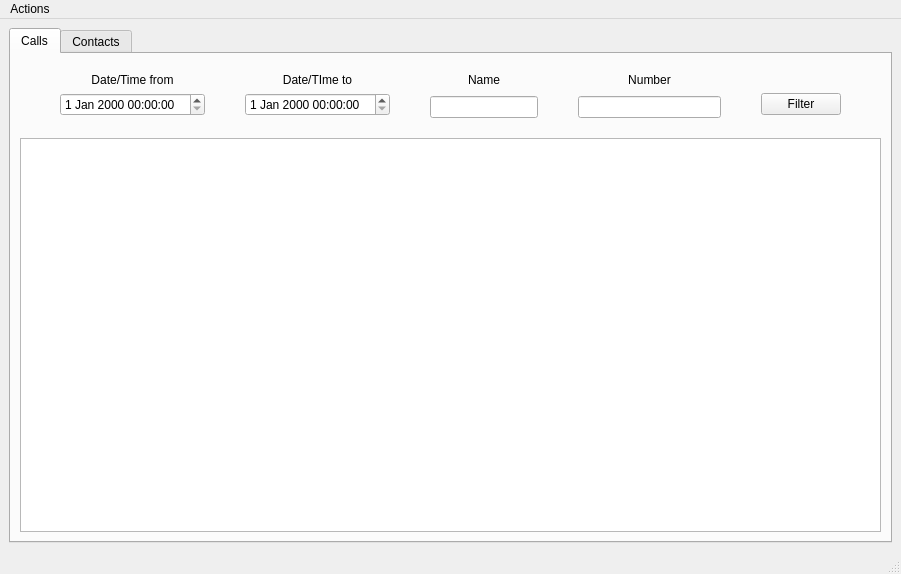
<?xml version="1.0" encoding="UTF-8"?>
<ui version="4.0">
 <class>MainWindow</class>
 <widget class="QMainWindow" name="MainWindow">
  <property name="geometry">
   <rect>
    <x>0</x>
    <y>0</y>
    <width>901</width>
    <height>574</height>
   </rect>
  </property>
  <property name="windowTitle">
   <string>Call Investigator</string>
  </property>
  <widget class="QWidget" name="centralwidget">
   <layout class="QVBoxLayout" name="verticalLayout_5">
    <item>
     <widget class="QTabWidget" name="tabWidget">
      <property name="currentIndex">
       <number>0</number>
      </property>
      <widget class="QWidget" name="callsTab">
       <property name="sizePolicy">
        <sizepolicy hsizetype="Expanding" vsizetype="Expanding">
         <horstretch>0</horstretch>
         <verstretch>0</verstretch>
        </sizepolicy>
       </property>
       <attribute name="title">
        <string>Calls</string>
       </attribute>
       <layout class="QVBoxLayout" name="verticalLayout_3">
        <item>
         <layout class="QVBoxLayout" name="callsVerticalLayout_2">
          <property name="sizeConstraint">
           <enum>QLayout::SetDefaultConstraint</enum>
          </property>
          <item>
           <layout class="QGridLayout" name="gridLayout_2">
            <property name="sizeConstraint">
             <enum>QLayout::SetDefaultConstraint</enum>
            </property>
            <property name="leftMargin">
             <number>40</number>
            </property>
            <property name="topMargin">
             <number>10</number>
            </property>
            <property name="rightMargin">
             <number>40</number>
            </property>
            <property name="bottomMargin">
             <number>10</number>
            </property>
            <property name="horizontalSpacing">
             <number>40</number>
            </property>
            <item row="1" column="5">
             <widget class="QPushButton" name="pushButtonFilterCalls">
              <property name="text">
               <string>Filter</string>
              </property>
             </widget>
            </item>
            <item row="0" column="0">
             <widget class="QLabel" name="labelDatefrom">
              <property name="text">
               <string>Date/Time from</string>
              </property>
              <property name="alignment">
               <set>Qt::AlignCenter</set>
              </property>
             </widget>
            </item>
            <item row="1" column="1">
             <widget class="QDateTimeEdit" name="toDateTimeEdit"/>
            </item>
            <item row="1" column="0">
             <widget class="QDateTimeEdit" name="fromDateTimeEdit"/>
            </item>
            <item row="0" column="1">
             <widget class="QLabel" name="labelDate_to">
              <property name="text">
               <string>Date/TIme to</string>
              </property>
              <property name="alignment">
               <set>Qt::AlignCenter</set>
              </property>
             </widget>
            </item>
            <item row="0" column="4">
             <widget class="QLabel" name="labelNUmber">
              <property name="text">
               <string>Number</string>
              </property>
              <property name="alignment">
               <set>Qt::AlignCenter</set>
              </property>
             </widget>
            </item>
            <item row="0" column="2" colspan="2">
             <widget class="QLabel" name="labelName">
              <property name="text">
               <string>Name</string>
              </property>
              <property name="alignment">
               <set>Qt::AlignCenter</set>
              </property>
             </widget>
            </item>
            <item row="1" column="2" rowspan="2" colspan="2">
             <widget class="QLineEdit" name="lineEditNameCall"/>
            </item>
            <item row="1" column="4" rowspan="2">
             <widget class="QLineEdit" name="lineEditNumberCall"/>
            </item>
           </layout>
          </item>
          <item>
           <layout class="QHBoxLayout" name="horizontalLayout_2">
            <item>
             <widget class="QTableWidget" name="callTableWidget"/>
            </item>
           </layout>
          </item>
         </layout>
        </item>
       </layout>
      </widget>
      <widget class="QWidget" name="contactsTab">
       <attribute name="title">
        <string>Contacts</string>
       </attribute>
       <layout class="QVBoxLayout" name="verticalLayout_4">
        <item>
         <layout class="QGridLayout" name="gridLayout">
          <property name="leftMargin">
           <number>40</number>
          </property>
          <property name="rightMargin">
           <number>40</number>
          </property>
          <property name="bottomMargin">
           <number>15</number>
          </property>
          <property name="horizontalSpacing">
           <number>70</number>
          </property>
          <property name="verticalSpacing">
           <number>6</number>
          </property>
          <item row="2" column="0">
           <widget class="QLineEdit" name="lineEditNameContact"/>
          </item>
          <item row="2" column="1">
           <widget class="QPushButton" name="pushButtonFilterContacts">
            <property name="text">
             <string>Filter</string>
            </property>
           </widget>
          </item>
          <item row="1" column="0">
           <widget class="QLabel" name="labelContacts_name">
            <property name="text">
             <string>Name</string>
            </property>
            <property name="alignment">
             <set>Qt::AlignCenter</set>
            </property>
           </widget>
          </item>
         </layout>
        </item>
        <item>
         <widget class="QTableWidget" name="contactsTableWidget">
          <property name="sizePolicy">
           <sizepolicy hsizetype="Expanding" vsizetype="Expanding">
            <horstretch>0</horstretch>
            <verstretch>0</verstretch>
           </sizepolicy>
          </property>
         </widget>
        </item>
       </layout>
      </widget>
     </widget>
    </item>
   </layout>
  </widget>
  <widget class="QMenuBar" name="menubar">
   <property name="geometry">
    <rect>
     <x>0</x>
     <y>0</y>
     <width>901</width>
     <height>22</height>
    </rect>
   </property>
   <widget class="QMenu" name="menuActions">
    <property name="title">
     <string>Actions</string>
    </property>
    <addaction name="actionGet_data_from_device"/>
    <addaction name="actionGet_data_from_file"/>
   </widget>
   <addaction name="menuActions"/>
  </widget>
  <widget class="QStatusBar" name="statusbar"/>
  <action name="actionGet_data_from_device">
   <property name="text">
    <string>Get data from device</string>
   </property>
  </action>
  <action name="actionCalls">
   <property name="text">
    <string>Calls</string>
   </property>
  </action>
  <action name="actionContacts">
   <property name="text">
    <string>Contacts</string>
   </property>
  </action>
  <action name="actionGet_data_from_file">
   <property name="text">
    <string>Get data from file</string>
   </property>
  </action>
 </widget>
 <resources/>
 <connections/>
</ui>
